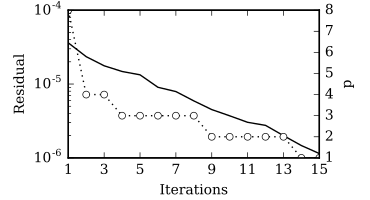

Write the Python code that produced this figure.
# coding: utf-8

import sys
import numpy
from matplotlib import pyplot, rcParams
from matplotlib.backends.backend_pdf import FigureCanvasPdf

rcParams['font.family'] = 'serif'
rcParams['font.size'] = '10'

result = open(sys.argv[1])
lines = result.readlines()

# parse the residuals and required-p s
for i,line in enumerate(lines):
    if "LaplaceBEM Residual History and required-p" in line:
        break
for j,line in enumerate(lines):
    if "LaplaceBEM speedup test - 1st-kind" in line:
        break

temp = []
for line in lines[i+1:j]:
	for elem in line.replace(",","").split():
		try:
			temp.append(float(elem))
		except ValueError:
			pass

r = numpy.array(temp[1::3], dtype=float)
p = numpy.array(temp[2::3], dtype=int)

it = numpy.size(p)
ind = numpy.arange(it, dtype=int) + 1

# set up plot
fig = pyplot.figure(figsize=(3.7,2), dpi=80)
ax = fig.add_subplot(111)

# plot log-log
ax.semilogy(ind,r,color='k',marker='', ls='-', mfc='w', ms=5)
ax.set_xticks(ind[::2])

ax2 = ax.twinx()
ax2.plot(ind,p,color='k',marker='o',ls=':', mfc='w', ms=5)

# axis labels
ax.set_ylabel('Residual', fontsize=10)
ax.set_xlabel('Iterations', fontsize=10)
ax2.set_ylabel('p',fontsize=10)
fig.subplots_adjust(left=0.185, bottom=0.21, right=0.865, top=0.95)
canvas = FigureCanvasPdf(fig)

# plot to pdf
canvas.print_figure('LaplaceResidualIterations.pdf',dpi=80)
